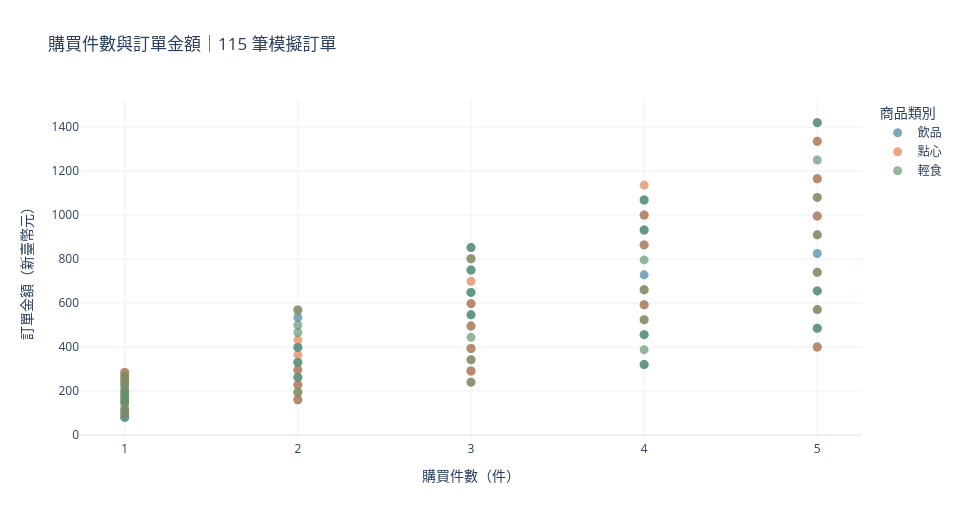

The cell this chart's notebook holds for it:
### Markdown cell above
### 4. 購買件數與訂單金額

每個點是一筆訂單，顏色區分商品類別。件數相同時，金額仍有差異，主要是因為單價不同；件數增加時，金額的分布範圍也變大。

### Code cell
fig = px.scatter(df, x="quantity", y="order_amount_twd", color="category_name", opacity=0.65,
                 labels={"quantity": "購買件數（件）", "order_amount_twd": "訂單金額（新臺幣元）", "category_name": "商品類別"},
                 title="購買件數與訂單金額｜115 筆模擬訂單",
                 color_discrete_map={"飲品": "#387B97", "點心": "#D97A45", "輕食": "#5B8F68"})
fig.update_traces(marker_size=9)
fig.update_xaxes(dtick=1)
fig.write_image(figure_dir / "04_quantity_amount.png", scale=2)
fig.show()

### Figure 1 — Plotly figure (JSON) as saved in the notebook; plotly's stock layout.template omitted (floating-point values rounded to 4 significant figures)
{"data": [{"hovertemplate": "商品類別=飲品<br>購買件數（件）=%{x}<br>訂單金額（新臺幣元）=%{y}<extra></extra>", "legendgroup": "飲品", "marker": {"color": "#387B97", "opacity": 0.65, "size": 9, "symbol": "circle"}, "mode": "markers", "name": "飲品", "orientation": "v", "showlegend": true, "type": "scatter", "x": [1, 2, 3, 4, 5, 1, 2, 3, 4, 5, 1, 2, 3, 4, 5, 1, 3, 4, 5, 1, 2, 3, 4, 5, 1, 2, 3, 4, 5, 1, 2, 3, 4, 5, 1, 2, 3, 4, 5], "xaxis": "x", "y": [80, 262, 546, 932, 1420, 114, 330, 648, 1068, 485, 148, 398, 750, 320, 655, 182, 852, 456, 825, 216, 534, 291, 592, 995, 250, 160, 393, 728, 1165, 284, 228, 495, 864, 1335, 97, 296, 597, 1000, 400], "yaxis": "y"}, {"hovertemplate": "商品類別=點心<br>購買件數（件）=%{x}<br>訂單金額（新臺幣元）=%{y}<extra></extra>", "legendgroup": "點心", "marker": {"color": "#D97A45", "opacity": 0.65, "size": 9, "symbol": "circle"}, "mode": "markers", "name": "點心", "orientation": "v", "showlegend": true, "type": "scatter", "x": [3, 4, 5, 1, 2, 3, 5, 1, 2, 3, 4, 5, 1, 2, 3, 4, 5, 1, 2, 3, 4, 5, 1, 2, 3, 5, 1, 3, 4, 5, 1, 2, 3, 4, 5, 1, 2], "xaxis": "x", "y": [291, 592, 995, 250, 160, 393, 1165, 284, 228, 495, 864, 1335, 97, 296, 597, 1000, 400, 131, 364, 699, 1136, 570, 165, 432, 801, 740, 199, 240, 524, 910, 233, 568, 342, 660, 1080, 267, 194], "yaxis": "y"}, {"hovertemplate": "商品類別=輕食<br>購買件數（件）=%{x}<br>訂單金額（新臺幣元）=%{y}<extra></extra>", "legendgroup": "輕食", "marker": {"color": "#5B8F68", "opacity": 0.65, "size": 9, "symbol": "circle"}, "mode": "markers", "name": "輕食", "orientation": "v", "showlegend": true, "type": "scatter", "x": [5, 1, 3, 4, 5, 1, 2, 3, 4, 5, 1, 2, 3, 4, 5, 1, 2, 3, 4, 5, 1, 2, 3, 4, 5, 1, 2, 3, 4, 5, 1, 2, 3, 4, 5, 1, 2, 3, 4], "xaxis": "x", "y": [570, 165, 801, 388, 740, 199, 500, 240, 524, 910, 233, 568, 342, 660, 1080, 267, 194, 444, 796, 1250, 80, 262, 546, 932, 1420, 114, 330, 648, 1068, 485, 148, 398, 750, 320, 655, 182, 466, 852, 456], "yaxis": "y"}], "layout": {"height": 520, "legend": {"title": {"text": "商品類別"}, "tracegroupgap": 0}, "title": {"text": "購買件數與訂單金額｜115 筆模擬訂單"}, "width": 960, "xaxis": {"anchor": "y", "domain": [0.0, 1.0], "dtick": 1, "title": {"text": "購買件數（件）"}}, "yaxis": {"anchor": "x", "domain": [0.0, 1.0], "title": {"text": "訂單金額（新臺幣元）"}}}}
